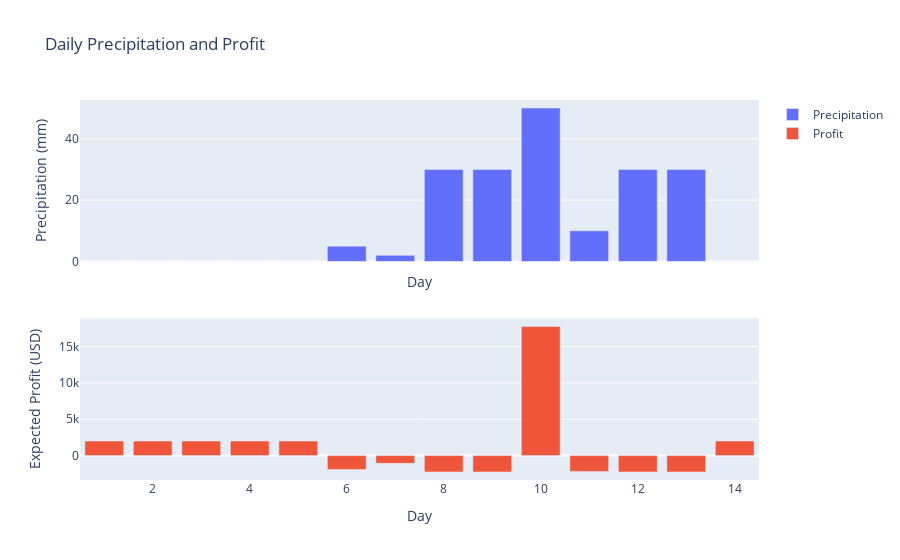

Here is the notebook cell this chart was saved with:
### Markdown cell above
If we add insurance

### Code cell
new_profit_lst = add_insurance(prec_list,avg_profit_list,40,20000)
plotly_prec_profit(prec_list,new_profit_lst)

### Figure 1 — Plotly figure (JSON) as saved in the notebook; plotly's stock layout.template omitted (floating-point values rounded to 4 significant figures)
{"data": [{"name": "Precipitation", "type": "bar", "x": [1, 2, 3, 4, 5, 6, 7, 8, 9, 10, 11, 12, 13, 14], "xaxis": "x", "y": [0, 0, 0, 0, 0, 5, 2, 30, 30, 50, 10, 30, 30, 0], "yaxis": "y"}, {"name": "Profit", "type": "bar", "x": [1, 2, 3, 4, 5, 6, 7, 8, 9, 10, 11, 12, 13, 14], "xaxis": "x2", "y": [1993.0, 1993.0, 1993.0, 1993.0, 1993.0, -1906.0, -1069.0, -2250.0, -2250.0, 17750.0, -2174.0, -2250.0, -2250.0, 1993.0], "yaxis": "y2"}], "layout": {"title": {"text": "Daily Precipitation and Profit"}, "xaxis": {"anchor": "y", "domain": [0, 1], "matches": "x2", "showticklabels": false, "title": {"text": "Day"}}, "xaxis2": {"anchor": "y2", "domain": [0, 1], "title": {"text": "Day"}}, "yaxis": {"anchor": "x", "domain": [0.575, 1], "title": {"text": "Precipitation (mm)"}}, "yaxis2": {"anchor": "x2", "domain": [0, 0.425], "title": {"text": "Expected Profit (USD)"}}}}
